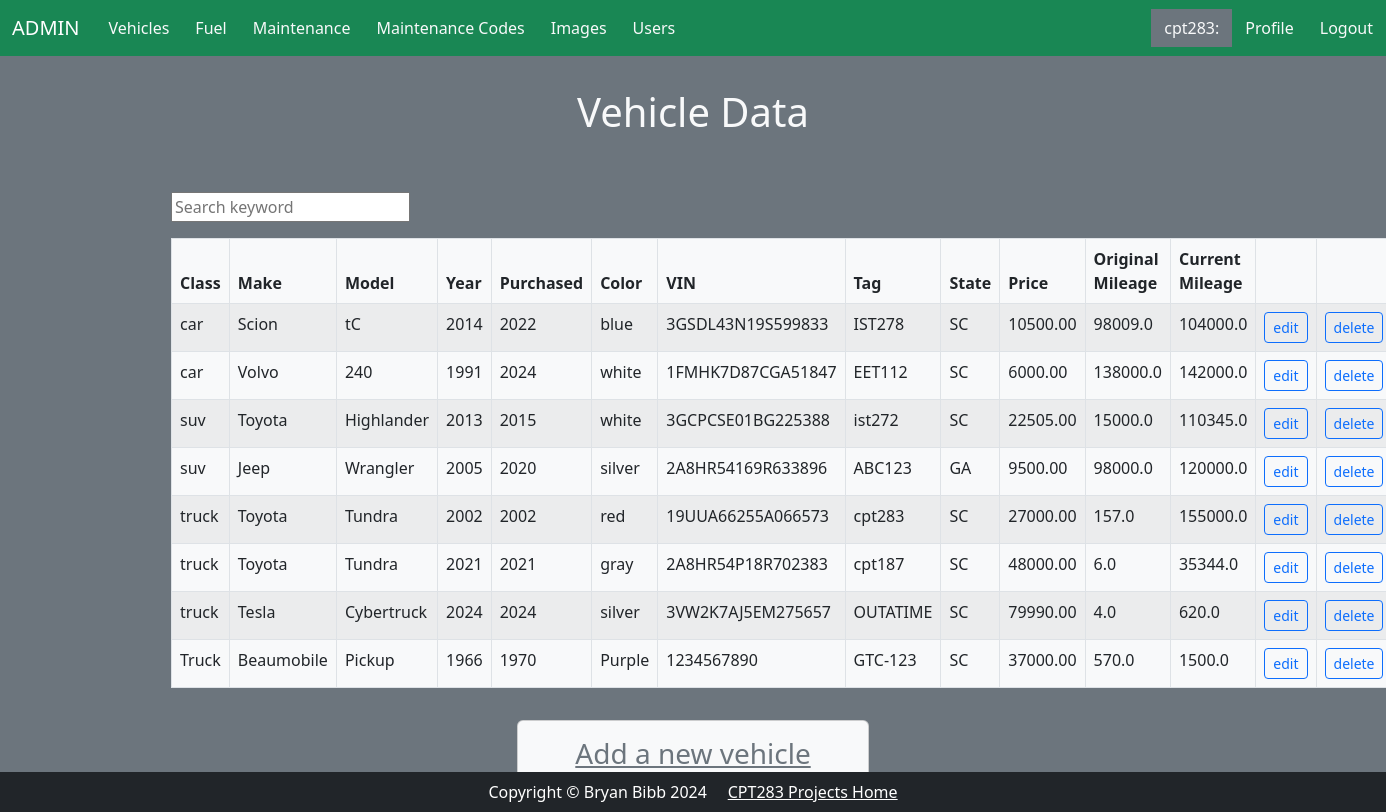
The page /admin/vehicles.php (signed in) on the database its author committed.
### tables this page shows
CREATE TABLE `vehicles` (
  `vehicle_id` int NOT NULL,
  `vehicle_class` varchar(100) NOT NULL,
  `vehicle_model` varchar(100) NOT NULL,
  `vehicle_year` int NOT NULL,
  `vehicle_year_purchased` int NOT NULL,
  `vehicle_color` varchar(50) NOT NULL,
  `vehicle_VIN` varchar(30) DEFAULT NULL,
  `vehicle_license_tag` varchar(100) NOT NULL,
  `vehicle_license_state` varchar(50) NOT NULL,
  `vehicle_purchase_price` decimal(10,2) NOT NULL,
  `vehicle_purchase_mileage` decimal(10,1) NOT NULL,
  `entry_user_ID` int DEFAULT NULL,
  `edit_user_ID` int NOT NULL,
  `vehicle_current_mileage` decimal(10,1) NOT NULL,
  `vehicle_make` varchar(100) NOT NULL,
  `record_status` int DEFAULT NULL,
  `image_file` varchar(50) DEFAULT NULL
);

### admin/vehicles.php (the view, shortened to what this page needs)
<!DOCTYPE html>
<html lang="en">
<?php include('header.php') ?>
<body class="bg-secondary">
<?php require('config.php');
    $query = 'SELECT * FROM vehicles ORDER BY vehicle_class';
    $statement = $db->prepare($query);
    $statement->execute();
    $vehicles = $statement->fetchAll();
?>
<div class="card-header py-3 text-center text-light m-5 my-3">
<h1>Vehicle Data</h1>
</div>
<div class="container container-fluid px-lg-5 py-0">
    <input class="my-3" id="search" type="text" placeholder="Search keyword">
    <table class="table table-striped table-bordered table-responsive table-bordered table-responsive bg-light" style="width:100%">
<thead>
    <tr>
        <th>Class</th>
        <th>Make</th>
        <th>Model</th>
        <th>Year</th>
        <th>Purchased</th>
        <th>Color</th>
        <th>VIN</th>
        <th>Tag</th>
        <th>State</th>
        <th>Price</th>
        <th>Original Mileage</th>
        <th>Current Mileage</th>
        <th>   </th>
    </tr>
</thead>
        <tbody id="vehicles">
<?php foreach ($vehicles as $vehicle) : ?>
    <tr>
        <td><?php echo $vehicle['vehicle_class']; ?></td>
        <td><?php echo $vehicle['vehicle_make']; ?></td>
        <td><?php echo $vehicle['vehicle_model']; ?></td>
        <td><?php echo $vehicle['vehicle_year']; ?></td>
        <td><?php echo $vehicle['vehicle_year_purchased']; ?></td>
        <td><?php echo $vehicle['vehicle_color']; ?></td>
        <td><?php echo $vehicle['vehicle_VIN']; ?></td>
        <td><?php echo $vehicle['vehicle_license_tag']; ?></td>
        <td><?php echo $vehicle['vehicle_license_state']; ?></td>
        <td><?php echo $vehicle['vehicle_purchase_price']; ?></td>
        <td><?php echo $vehicle['vehicle_purchase_mileage']; ?></td>
        <td><?php echo $vehicle['vehicle_current_mileage']; ?></td>
        <td>
            <form action="edit_vehicle.php" method="post"
                id="edit_vehicle_form">
            <button type="submit" class="btn btn-outline-primary btn-sm" name="vehicle_VIN"
                    value="<?php echo $vehicle['vehicle_VIN'];?>">edit</button>
            </form>
        </td>
        <td>
            <form action="delete_vehicle.php" method="post"
                  id="delete_vehicle_form">
                <button type="submit" class="btn btn-outline-primary btn-sm" name="vehicle_VIN"
                        value="<?php echo $vehicle['vehicle_VIN'];?>">delete</button>
            </form>
        </td>
    </tr>
    <?php endforeach; ?>
        </tbody>
    </table>
</div>
<div class="row justify-content-center">
<div class="card py-3 text-center bg-light m-5 my-3 col-3">
    <h3><a class="link-secondary" href="add_vehicle.php">Add a new vehicle</a></h3>
</div>
</div>
<?php include('footer.php');?>
</body>
</html>

### rows shown on the page
vehicles: vehicle_class "car", vehicle_make "Scion", vehicle_model "tC", vehicle_year "2014", vehicle_year_purchased "2022", vehicle_color "blue", vehicle_VIN "3GSDL43N19S599833", vehicle_license_tag "IST278", vehicle_license_state "SC", vehicle_purchase_price "10500.00", vehicle_purchase_mileage "98009.0", vehicle_current_mileage "104000.0"
vehicles: vehicle_class "car", vehicle_make "Volvo", vehicle_model "240", vehicle_year "1991", vehicle_year_purchased "2024", vehicle_color "white", vehicle_VIN "1FMHK7D87CGA51847", vehicle_license_tag "EET112", vehicle_license_state "SC", vehicle_purchase_price "6000.00", vehicle_purchase_mileage "138000.0", vehicle_current_mileage "142000.0"
vehicles: vehicle_class "suv", vehicle_make "Toyota", vehicle_model "Highlander", vehicle_year "2013", vehicle_year_purchased "2015", vehicle_color "white", vehicle_VIN "3GCPCSE01BG225388", vehicle_license_tag "ist272", vehicle_license_state "SC", vehicle_purchase_price "22505.00", vehicle_purchase_mileage "15000.0", vehicle_current_mileage "110345.0"
vehicles: vehicle_class "suv", vehicle_make "Jeep", vehicle_model "Wrangler", vehicle_year "2005", vehicle_year_purchased "2020", vehicle_color "silver", vehicle_VIN "2A8HR54169R633896", vehicle_license_tag "ABC123", vehicle_license_state "GA", vehicle_purchase_price "9500.00", vehicle_purchase_mileage "98000.0", vehicle_current_mileage "120000.0"
vehicles: vehicle_class "truck", vehicle_make "Toyota", vehicle_model "Tundra", vehicle_year "2002", vehicle_year_purchased "2002", vehicle_color "red", vehicle_VIN "19UUA66255A066573", vehicle_license_tag "cpt283", vehicle_license_state "SC", vehicle_purchase_price "27000.00", vehicle_purchase_mileage "157.0", vehicle_current_mileage "155000.0"
vehicles: vehicle_class "truck", vehicle_make "Toyota", vehicle_model "Tundra", vehicle_year "2021", vehicle_year_purchased "2021", vehicle_color "gray", vehicle_VIN "2A8HR54P18R702383", vehicle_license_tag "cpt187", vehicle_license_state "SC", vehicle_purchase_price "48000.00", vehicle_purchase_mileage "6.0", vehicle_current_mileage "35344.0"
vehicles: vehicle_class "truck", vehicle_make "Tesla", vehicle_model "Cybertruck", vehicle_year "2024", vehicle_year_purchased "2024", vehicle_color "silver", vehicle_VIN "3VW2K7AJ5EM275657", vehicle_license_tag "OUTATIME", vehicle_license_state "SC", vehicle_purchase_price "79990.00", vehicle_purchase_mileage "4.0", vehicle_current_mileage "620.0"
vehicles: vehicle_class "Truck", vehicle_make "Beaumobile", vehicle_model "Pickup", vehicle_year "1966", vehicle_year_purchased "1970", vehicle_color "Purple", vehicle_VIN "1234567890", vehicle_license_tag "GTC-123", vehicle_license_state "SC", vehicle_purchase_price "37000.00", vehicle_purchase_mileage "570.0", vehicle_current_mileage "1500.0"

### other values the page prints
$_SESSION['name'] "cpt283"
